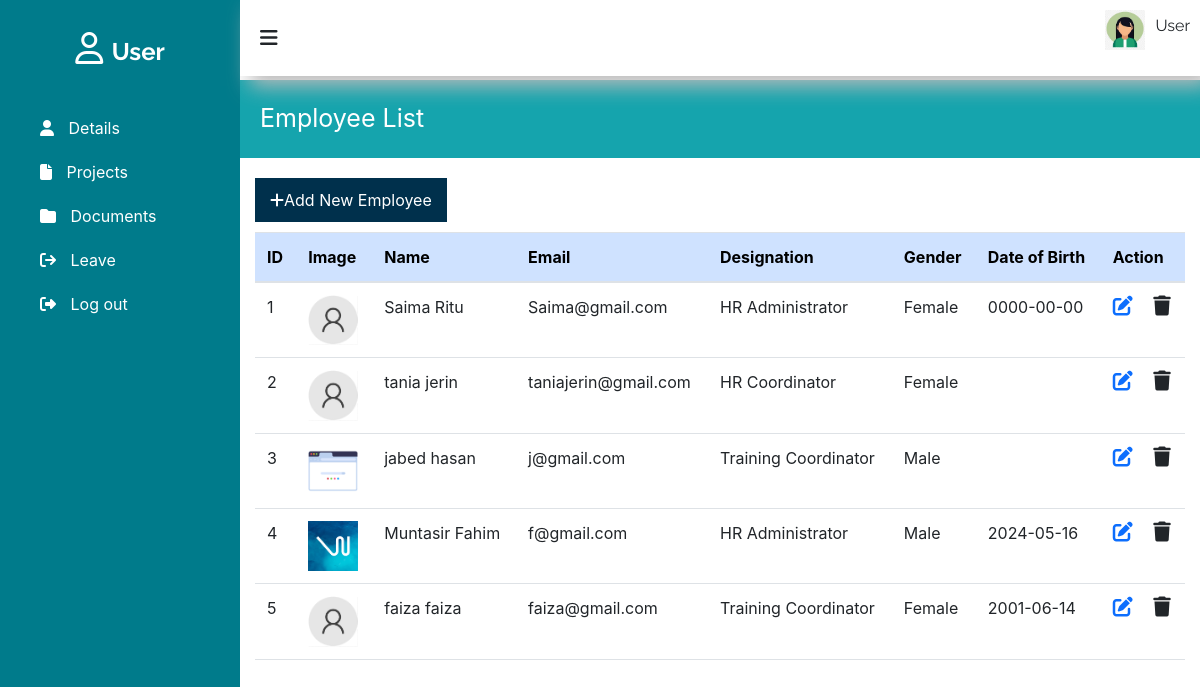
Page /employee.php on the committed database.
### tables this page shows
CREATE TABLE `users` (
  `id` int(11) NOT NULL,
  `first_name` varchar(255) NOT NULL,
  `last_name` varchar(255) NOT NULL,
  `image` varchar(255) NOT NULL,
  `gender` varchar(20) NOT NULL,
  `dob` date DEFAULT NULL,
  `email` varchar(255) NOT NULL,
  `password` varchar(255) NOT NULL,
  `NID` varchar(30) NOT NULL,
  `desig_id` int(11) NOT NULL,
  `role` int(11) NOT NULL DEFAULT 1,
  `status` int(11) NOT NULL
);

CREATE TABLE `designation` (
  `id` int(100) NOT NULL,
  `department_id` int(11) NOT NULL,
  `name` varchar(100) NOT NULL
);

### employee.php (the view, shortened to what this page needs)
<?php
include "include/db_connection.php";
?>
<!DOCTYPE html>
<html lang="en">
<head>
  <link href="https://cdn.jsdelivr.net/npm/bootstrap@5.2.3/dist/css/bootstrap.min.css" rel="stylesheet"
>
  <link rel="stylesheet" href="https://cdnjs.cloudflare.com/ajax/libs/font-awesome/6.5.1/css/all.min.css"/>
  <link type="text/css" rel="stylesheet" href="style.css"/>
</head>
<body>
<?php include ('sidebar.php'); ?>
<section id="main-content">
  <?php include ('header.php'); ?>
  <div class="main_contect_body">
    <div class= "department_tiltle" >
      Employee List
    </div>
    <div class="container">
      <a class="add_department" href="add_employee.php" class="btn btn-primary mb-3"><i class="fa-solid fa-plus"></i>Add New Employee</a>
      <table style="text-align: center;" class="table table-hover text-center">
        <thead class="table-primary">
          <tr>
            <th scope="col">ID</th>
            <th scope="col">Image</th>
            <th scope="col">Name</th>
            <th scope="col">Email</th>
            <th scope="col">Designation</th>
            <th scope="col">Gender</th>
            <th scope="col">Date of Birth</th>
            <th scope="col">Action</th>
          </tr>
        </thead>
        <tbody>
          <?php
          $no = 1;
          $sql = "SELECT * FROM `users`";
          $result = mysqli_query($conn, $sql);
          while ($row = mysqli_fetch_assoc($result)) {
            ?>
            <tr>
              <td>
                <?php echo $no; ?>
              </td>
              <td>
                <img src="images/user/<?php echo ($row["image"]=="")? "default.png": $row["image"]; ?>" alt="User Image" style="width:50px;">
              </td>
              <td>
                <?php echo $row["first_name"]." ".$row['last_name'] ?>
              </td>
              <td>
                <?php echo $row["email"] ?>
              </td>
              <td>
                <?php
                $desig_id = $row["desig_id"];
                $desig_result = mysqli_query($conn,"SELECT name FROM designation WHERE id = '$desig_id'");
                $desig_row = mysqli_fetch_assoc($desig_result);
                if($desig_row){
                  echo $desig_row['name'];
                }
                else echo 'No Designation Assigned';
                ?>
              </td>
              <td>
                <?php echo $row["gender"] ?>
              </td>
              <td>
                <?php echo $row["dob"] ?>
              </td>
              <td>
                <a href="edit_employee.php?id=<?php echo $row["id"] ?>" class="link-primary"><i class="fa-solid fa-pen-to-square fs-5 me-3"></i></a>
                <a href="#" class="link-dark"><i class="fa-solid fa-trash fs-5" data-bs-toggle="modal" data-bs-target="#deleteConfirmModal<?php echo $row["id"];?>"></i></a>
              </td>
            </tr>
            <?php
            $no++;
          }
          ?>
        </tbody>
      </table>
    </div>
  </div>
</section>
</body>
<?php include ('footer.php'); ?>

### sidebar.php
<section id="sidebar" class="sidebar">
        <div class="sidebar-brand">
            <h2><i class="fa-regular fa-user"></i> <span style="font-size: 1.5rem; font-family: 'Raleway', sans-serif; font-weight: 700;">User</span></h2>
        </div>
            <div class="sidebar-menu">
                <ul>
                    <li><a href="user_details.php" style="text-decoration: none;"><i class="fa fa-user"></i> <span>Details</span></a></li>
                    <li><a href="project.php" style="text-decoration: none;"> <i class="fa fa-file"></i> <span>Projects</span></a></li>
                    <li><a href="document.php" style="text-decoration: none;"> <i class="fa-solid fa-folder"></i> <span>Documents</span></a></li>
                    <li><a href="leave.php" style="text-decoration: none;"> <i class="fa-solid fa-arrow-right-from-bracket"></i> <span>Leave</span></a></li>
                    <li><a href="logout.php"><i class="fa fa-sign-out"></i> <span>Log out</span></a></li>
                </ul>
                </div>
 </section>

### header.php (shortened to what this page needs)
<header class="main_header">
         <div class="header_left">
             <h2><a id="sidebartoggle" ><i class="fa fa-bars"></i></a></h2>
        </div>
        <div class="header_right">
                <img src="./images/logo.jfif" class="img-responsive"/>
             <div class="profile_name">
                <p>User</p>
            </div>
        </div>
         </header>
         <link rel="stylesheet" href="https://cdn.jsdelivr.net/npm/bootstrap@4.0.0/dist/css/bootstrap.min.css">

### footer.php (shortened to what this page needs)
</html>

### style.css (style rules this page uses)
ul { margin: 0; padding: 0; list-style-type: none; }
p { margin: 0; padding: 0; font: 15px; line-height: 2; }
img { width: 100%; }
a { text-decoration: none; }
body { font-size: 14px; }
h2 { font-size: 30px; margin: 0; }
h1,h2,h3,h4,h5,h6,p { font-family: 'Raleway', sans-serif; }
* { margin: 0; padding: 0; box-sizing: border-box; list-style-type: none; text-decoration: none; }
.container { max-width: 1330px; margin: 0 auto; padding-left: 15px; padding-right: 15px; }
section#sidebar { width: 20%; background: #007b8b; position: fixed; position: fixed; top: 0; left: 0; color: #fff; height: 100%; }
.sidebar-brand { padding: 30px 10px; text-align: center; }
.sidebar-menu ul li a { display: block; color: #fff; padding: 10px 40px; }
.sidebar-menu li { transition: all 0.5s ease; }
.sidebar-menu ul li span { padding-left: 10px; }
section#main-content { width: 80%; float: right; }
.main_header { position: fixed; background-color: #fff; box-shadow: 10px 10px 20px #bbb; width: 80%; top: 0; justify-content: space-between; display: grid; grid-template-columns: 50% 50%; }
.header_left { padding: 10px 20px 10px 20px; }
.header_left h2 { padding: 5px 0px; }
.add_department { padding: 10px 15px; display: inline-block; margin-top: 10px; margin-bottom: 10px; background-color: #00304c; color:white; }
.table-primary { background-color: blue; }
#sidebartoggle { margin-right: 10px; font-size: 20px; }
.header_right img { padding-right: 10px; width: 50px; height: 40px; }
.header_right { display: flex; width: 100%; justify-content: end; padding: 10px; }
.main_contect_body { margin: 80px 0px 0px 0px; }
.department_tiltle { padding: 20px 5px 20px 20px; background-color: #15a4ad; color: #fff; font-size: 25px; margin-bottom: 10px; }
.profile_name h3,.profile_name p { margin-bottom: 0; }
table th { text-align: left; }
table td { padding: 20px 0px 0px 0px; text-align: left; }

### header.php (style rules this page uses)
header { z-index: 999; }

### rows in the picture
users: first_name "Saima", last_name "Ritu", email "Saima@gmail.com", designation.name "HR Administrator", gender "Female", dob "0000-00-00"
users: first_name "tania", last_name "jerin", email "taniajerin@gmail.com", designation.name "HR Coordinator", gender "Female"
users: image (picture), first_name "jabed", last_name "hasan", email "j@gmail.com", designation.name "Training Coordinator", gender "Male"
users: image (picture), first_name "Muntasir", last_name "Fahim", email "f@gmail.com", designation.name "HR Administrator", gender "Male", dob "2024-05-16"
users: first_name "faiza", last_name "faiza", email "faiza@gmail.com", designation.name "Training Coordinator", gender "Female", dob "2001-06-14"
